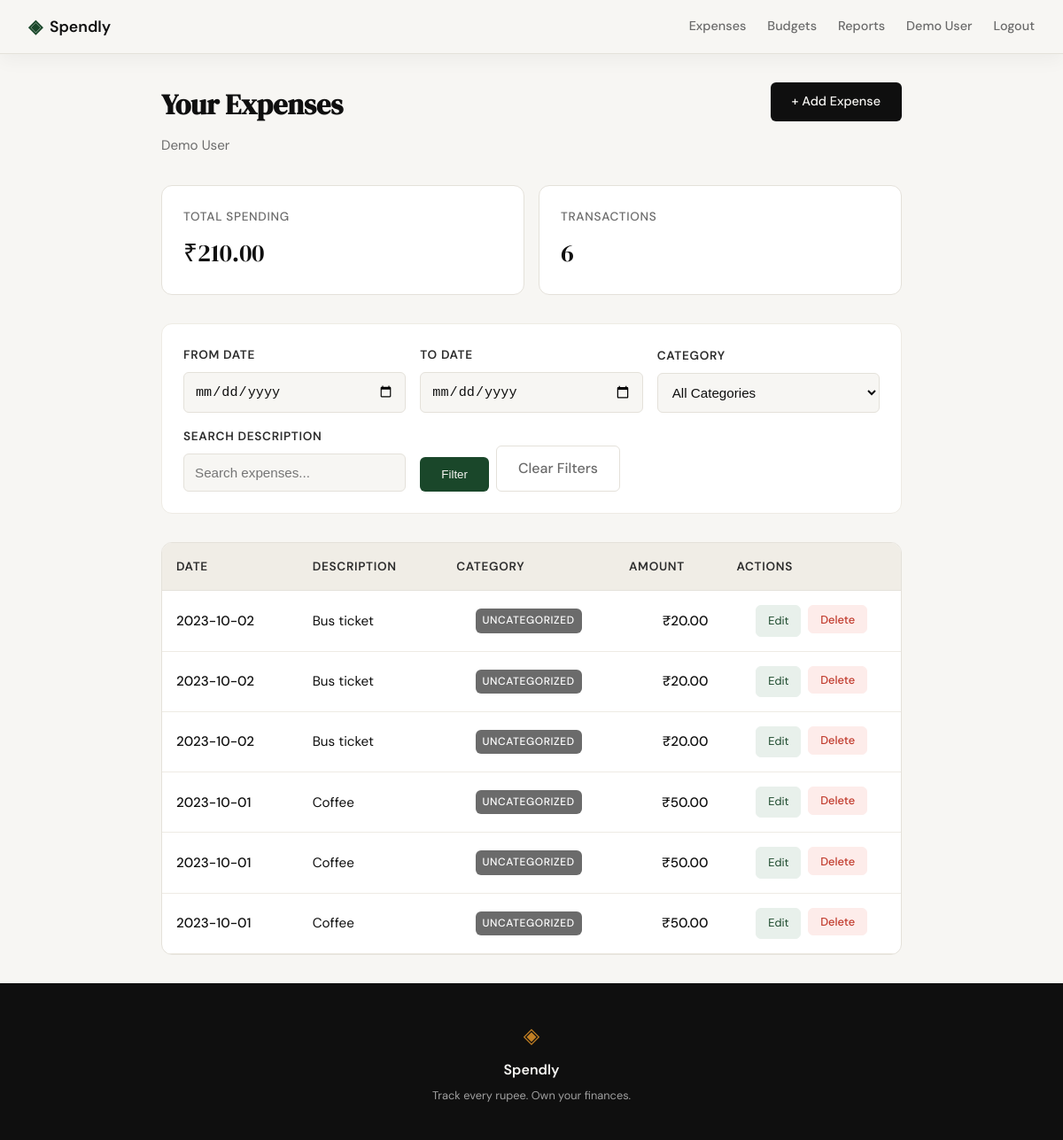
/expenses (signed in), run on an earlier commit of the app's database.
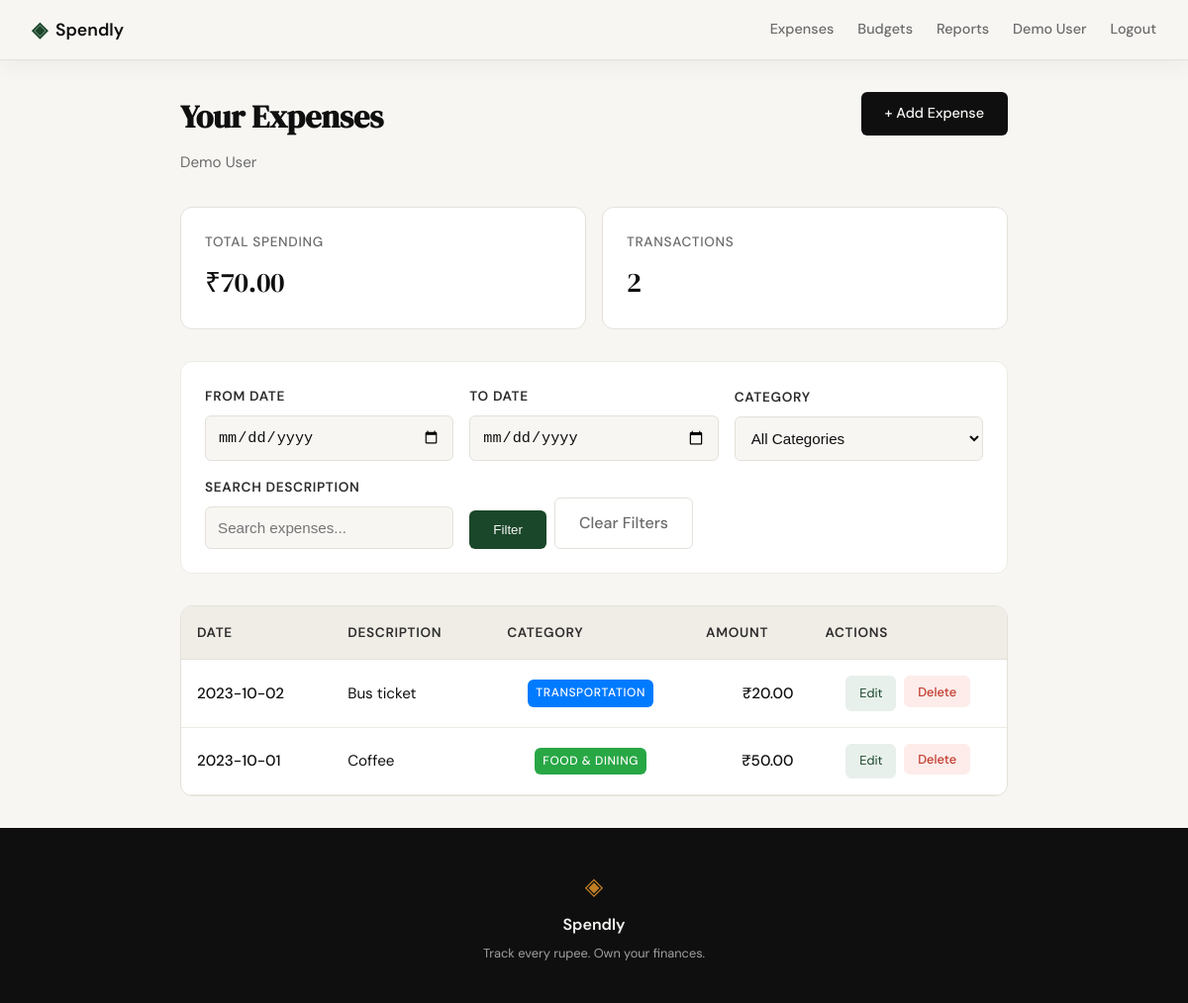
And on a later commit of the database.
### tables this page shows
CREATE TABLE users (
            id INTEGER PRIMARY KEY AUTOINCREMENT,
            name TEXT NOT NULL,
            email TEXT UNIQUE NOT NULL,
            password_hash TEXT NOT NULL
        );

CREATE TABLE expenses (
            id INTEGER PRIMARY KEY AUTOINCREMENT,
            user_id INTEGER NOT NULL,
            category_id INTEGER,
            amount REAL NOT NULL,
            description TEXT,
            date TEXT NOT NULL,
            FOREIGN KEY (user_id) REFERENCES users (id),
            FOREIGN KEY (category_id) REFERENCES categories (id)
        );

CREATE TABLE categories (
            id INTEGER PRIMARY KEY AUTOINCREMENT,
            name TEXT UNIQUE NOT NULL,
            color TEXT DEFAULT '#007bff'
        );

### app.py (the view, shortened to what this page needs)
@app.route("/expenses")
def expenses():
    if "user_id" not in session:
        return redirect(url_for("login"))
    db = get_db()
    user = db.execute("SELECT * FROM users WHERE id = ?", (session["user_id"],)).fetchone()
    date_from = request.args.get('date_from', '').strip()
    date_to = request.args.get('date_to', '').strip()
    category_id = request.args.get('category', '').strip()
    search = request.args.get('search', '').strip()
    query = """
        SELECT e.*, c.name as category_name, c.color as category_color
        FROM expenses e
        LEFT JOIN categories c ON e.category_id = c.id
        WHERE e.user_id = ?
    """
    params = [session["user_id"]]
    if date_from:
        query += " AND e.date >= ?"
        params.append(date_from)
    if date_to:
        query += " AND e.date <= ?"
        params.append(date_to)
    if category_id:
        query += " AND e.category_id = ?"
        params.append(category_id)
    if search:
        query += " AND e.description LIKE ?"
        params.append(f"%{search}%")
    query += " ORDER BY e.date DESC"
    expenses_list = db.execute(query, params).fetchall()
    categories = db.execute("SELECT * FROM categories ORDER BY name").fetchall()
    current_month = datetime.now().strftime('%Y-%m')
    month_total_row = db.execute(
        "SELECT SUM(amount) as total FROM expenses WHERE user_id = ? AND strftime('%Y-%m', date) = ?",
        (session['user_id'], current_month)
    ).fetchone()
    month_total = month_total_row['total'] or 0
    budgets = db.execute(
        "SELECT b.*, c.name AS category_name FROM budgets b LEFT JOIN categories c ON b.category_id = c.id WHERE b.user_id = ?",
        (session['user_id'],)
    ).fetchall()
    budget_warnings = []
    db.close()
    if not user:
        session.clear()
        return redirect(url_for("login"))
    total_spent = sum(exp["amount"] for exp in expenses_list)
    return render_template("expenses.html", user=user, expenses=expenses_list,
                         total_spent=total_spent, categories=categories,
                         budget_warnings=budget_warnings)

### database/db.py (called while the page is built)
def get_db():
    conn = sqlite3.connect('expenses.db')
    conn.row_factory = sqlite3.Row
    conn.execute('PRAGMA foreign_keys = ON')
    return conn

### templates/expenses.html (shortened to what this page needs)
{% extends "base.html" %}
{% block content %}
<div class="expenses-container">
    <div class="expenses-header">
        <div class="expenses-title-section">
            <h1>Your Expenses</h1>
            <p class="expenses-user">{{ user['name'] }}</p>
        </div>
        <a href="{{ url_for('add_expense') }}" class="btn-primary">+ Add Expense</a>
    </div>
    <div class="expenses-summary">
        <div class="summary-card">
            <span class="summary-label">Total Spending</span>
            <span class="summary-value">₹{{ "%.2f"|format(total_spent) }}</span>
        </div>
        <div class="summary-card">
            <span class="summary-label">Transactions</span>
            <span class="summary-value">{{ expenses|length }}</span>
        </div>
    </div>
    <div class="filters-section">
        <form method="GET" class="filters-form">
            <div class="filter-group">
                <label for="date_from">From Date</label>
                <input type="date" id="date_from" name="date_from"
                       value="{{ request.args.get('date_from', '') }}" class="filter-input">
            </div>
            <div class="filter-group">
                <label for="date_to">To Date</label>
                <input type="date" id="date_to" name="date_to"
                       value="{{ request.args.get('date_to', '') }}" class="filter-input">
            </div>
            <div class="filter-group">
                <label for="category">Category</label>
                <select id="category" name="category" class="filter-input">
                    <option value="">All Categories</option>
                </select>
            </div>
            <div class="filter-group">
                <label for="search">Search Description</label>
                <input type="text" id="search" name="search"
                       placeholder="Search expenses..."
                       value="{{ request.args.get('search', '') }}" class="filter-input">
            </div>
            <div class="filter-actions">
                <button type="submit" class="btn-filter">Filter</button>
                <a href="{{ url_for('expenses') }}" class="btn-clear">Clear Filters</a>
            </div>
        </form>
    </div>
    <div class="expenses-list">
        {% if expenses %}
            <table class="expenses-table">
                <thead>
                    <tr>
                        <th>Date</th>
                        <th>Description</th>
                        <th>Category</th>
                        <th class="amount-col">Amount</th>
                        <th class="actions-col">Actions</th>
                    </tr>
                </thead>
                <tbody>
                    {% for expense in expenses %}
                    <tr class="expense-row">
                        <td class="date-cell">{{ expense['date'] }}</td>
                        <td class="desc-cell">{{ expense['description'] or '—' }}</td>
                        <td class="category-cell">
                            {% if expense['category_name'] %}
                                <span class="category-badge" style="background-color: {{ expense['category_color'] }};">
                                    {{ expense['category_name'] }}
                                </span>
                            {% else %}
                                <span class="category-badge category-uncategorized">Uncategorized</span>
                            {% endif %}
                        </td>
                        <td class="amount-cell">₹{{ "%.2f"|format(expense['amount']) }}</td>
                        <td class="actions-cell">
                            <a href="{{ url_for('edit_expense', id=expense['id']) }}" class="btn-row-edit">Edit</a>
                            <form method="POST" action="{{ url_for('delete_expense', id=expense['id']) }}" style="display: inline;"
                                  onsubmit="return confirm('Delete this expense?')">
                                <button type="submit" class="btn-row-delete">Delete</button>
                            </form>
                        </td>
                    </tr>
                    {% endfor %}
                </tbody>
            </table>
        {% else %}
            <div class="empty-state">
                <p class="empty-title">No expenses yet</p>
                <p class="empty-text">Start tracking your spending by adding your first expense.</p>
                <a href="{{ url_for('add_expense') }}" class="btn-primary">Add Your First Expense</a>
            </div>
        {% endif %}
    </div>
</div>
{% endblock %}

### templates/base.html (shortened to what this page needs)
<!DOCTYPE html>
<html lang="en">
<head>
    <link rel="stylesheet" href="{{ url_for('static', filename='css/style.css') }}">
</head>
<body>
    <nav class="navbar">
        <div class="nav-inner">
            <a href="{{ url_for('landing') }}" class="nav-brand">
                <span class="brand-icon">◈</span>
                <span class="brand-name">Spendly</span>
            </a>
            <div class="nav-links">
                {% if session.get('user_id') %}
                    <a href="{{ url_for('expenses') }}">Expenses</a>
                    <a href="{{ url_for('budgets') }}">Budgets</a>
                    <a href="{{ url_for('reports') }}">Reports</a>
                    <a href="{{ url_for('profile') }}">{{ session.get('user_name', 'Profile') }}</a>
                    <a href="{{ url_for('logout') }}">Logout</a>
                {% else %}
                    <a href="{{ url_for('login') }}">Sign in</a>
                    <a href="{{ url_for('register') }}" class="nav-cta">Get started</a>
                {% endif %}
            </div>
        </div>
    </nav>
    <main class="main-content">
        {% block content %}{% endblock %}
    </main>
    <footer class="footer">
        <div class="footer-inner">
            <span class="brand-icon">◈</span>
            <span class="footer-name">Spendly</span>
            <p class="footer-copy">Track every rupee. Own your finances.</p>
        </div>
    </footer>
</body>
</html>

### static/css/style.css (style rules this page uses)
:root { --ink: #0f0f0f; --ink-soft: #2d2d2d; --ink-muted: #6b6b6b; --ink-faint: #a0a0a0; --paper: #f7f6f3; --paper-warm: #f0ede6; --paper-card: #ffffff; --accent: #1a472a; --accent-light: #e8f0eb; --accent-2: #c17f24; --accent-2-light: #fdf3e3; --danger: #c0392b; --danger-light: #fdecea; --border: #e4e1da; --border-soft: #eeebe4; --font-display: 'DM Serif Display', Georgia, serif; --font-body: 'DM Sans', system-ui, sans-serif; --max-width: 1200px; --auth-width: 440px; --radius-sm: 6px; --radius-md: 12px; --radius-lg: 20px; }
*, *::before, *::after { box-sizing: border-box; margin: 0; padding: 0; }
html { font-size: 16px; scroll-behavior: smooth; }
body { background: var(--paper); color: var(--ink); font-family: var(--font-body); font-size: 1rem; line-height: 1.6; -webkit-font-smoothing: antialiased; }
a { color: inherit; text-decoration: none; }
.navbar { position: sticky; top: 0; z-index: 100; background: var(--paper); border-bottom: 1px solid var(--border); box-shadow: 0 8px 20px rgba(15, 15, 15, 0.04); padding: 0 2rem; }
.nav-inner { max-width: var(--max-width); margin: 0 auto; height: 60px; display: flex; align-items: center; justify-content: space-between; }
.nav-brand { display: flex; align-items: center; gap: 0.5rem; font-family: var(--font-body); font-weight: 600; font-size: 1.1rem; color: var(--ink); }
.brand-icon { color: var(--accent); font-size: 1.3rem; }
.brand-name { color: var(--ink); }
.nav-links { display: flex; align-items: center; gap: 1.5rem; font-size: 0.9rem; font-weight: 500; }
.nav-links a { color: var(--ink-muted); transition: color 0.2s, background 0.2s, transform 0.2s; }
.main-content { min-height: calc(100vh - 60px - 100px); }
.btn-primary { display: inline-block; background: var(--ink); color: var(--paper); padding: 0.65rem 1.5rem; border-radius: var(--radius-sm); font-family: var(--font-body); font-size: 0.9rem; font-weight: 500; cursor: pointer; border: none; transition: background 0.2s; text-decoration: none; }
.footer { background: var(--ink); color: var(--paper); padding: 2.5rem 2rem; text-align: center; }
.footer-inner { display: flex; flex-direction: column; align-items: center; gap: 0.4rem; }
.footer .brand-icon { color: var(--accent-2); font-size: 1.5rem; }
.footer-name { font-weight: 600; font-size: 1rem; }
.footer-copy { font-size: 0.8rem; color: var(--ink-faint); }

What changed in the data, as far as the page shows it:
removed expenses: date "2023-10-02", description "Bus ticket", shows "UNCATEGORIZED", amount "20.00"
removed expenses: date "2023-10-02", description "Bus ticket", shows "UNCATEGORIZED", amount "20.00"
removed expenses: date "2023-10-01", description "Coffee", shows "UNCATEGORIZED", amount "50.00"
removed expenses: date "2023-10-01", description "Coffee", shows "UNCATEGORIZED", amount "50.00"
changed expenses "Bus ticket": category_name (not shown) → "TRANSPORTATION"; no longer shows "UNCATEGORIZED"
changed expenses "Coffee": category_name (not shown) → "FOOD & DINING"; no longer shows "UNCATEGORIZED"
Also different on the page:
{{ "%.2f"|format(total_spent) }}: "210.00" → "70.00"
{{ expenses|length }}: "6" → "2"
